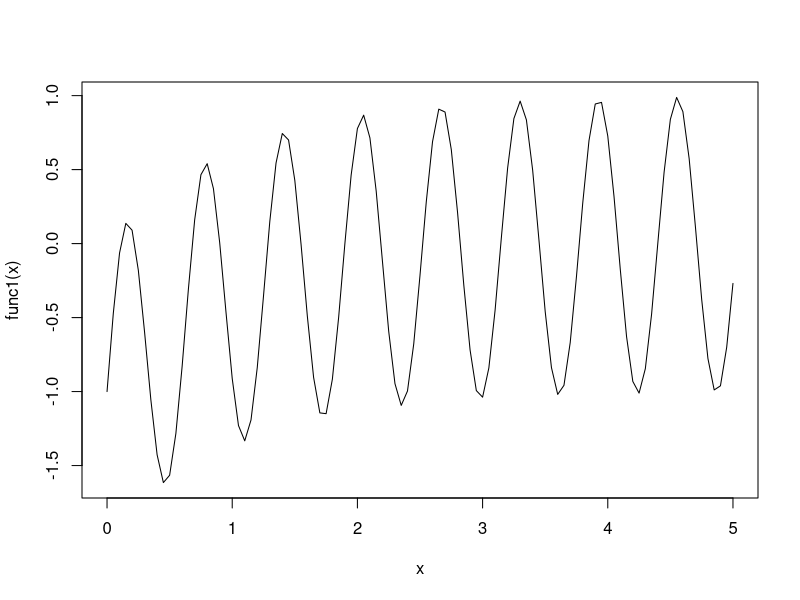

Write the R code that produced this figure.
#!/usr/bin/r

## parsing integer types
s <- c(20210315L, 20211101L, 20211231L)
p <- as.data.frame(s, row.names = NULL, optional = FALSE)
print(format(p, tz="UTC"))

## parsing numeric types
s <- c(20210315, 20210101, 20211231)
print(format(p, tz="UTC"))


### R code from vignette source 'Guide.Stex'

###################################################
### code chunk number 1: Guide.Stex:6-7
###################################################
options(continue="  ")


###################################################
### code chunk number 2: Guide.Stex:13-15
###################################################
library("numDeriv") 



###################################################
### code chunk number 3: Guide.Stex:24-41
###################################################
grad(sin, pi)
grad(sin, (0:10)*2*pi/10)
func0 <- function(x){ sum(sin(x))  }
grad(func0 , (0:10)*2*pi/10)

func1 <- function(x){ sin(10*x) - exp(-x) }

curve(func1,from=0,to=5)
x <- 2.04
numd1 <- grad(func1, x)
exact <- 10*cos(10*x) + exp(-x)
c(numd1, exact, (numd1 - exact)/exact)

x <- c(1:10)
numd1 <- grad(func1, x)
exact <- 10*cos(10*x) + exp(-x)
cbind(numd1, exact, (numd1 - exact)/exact)


###################################################
### code chunk number 4: Guide.Stex:46-49
###################################################
func2 <- function(x) c(sin(x), cos(x))
x <- (0:1)*2*pi
jacobian(func2, x)


###################################################
### code chunk number 5: Guide.Stex:54-60
###################################################
x <- 0.25 * pi
hessian(sin, x) 

fun1e <- function(x) sum(exp(2*x))
x <- c(1, 3, 5)
hessian(fun1e, x, method.args=list(d=0.01))


###################################################
### code chunk number 6: Guide.Stex:65-68
###################################################
func <- function(x){c(x[1], x[1], x[2]^2)}
z <- genD(func, c(2,2,5))
z


